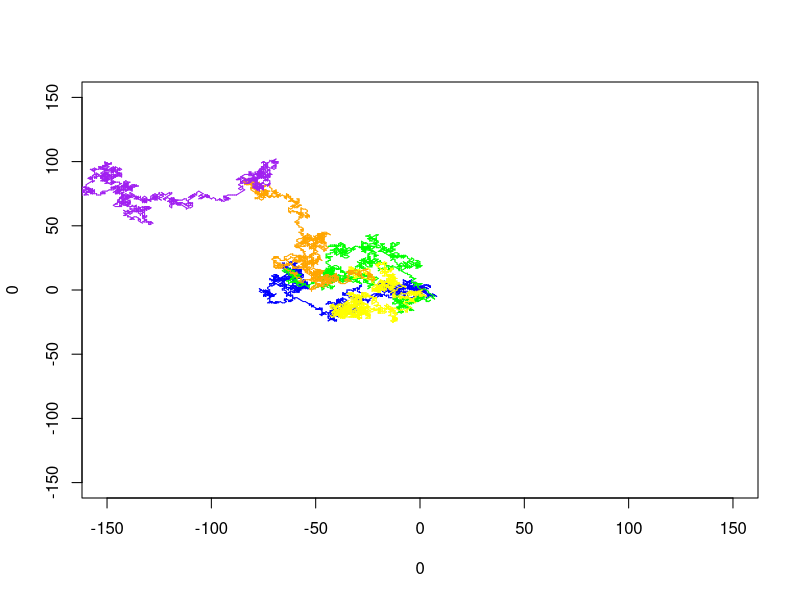

This figure's R source:
## ---- chunk 1
library(ggplot2)
## ---- chunk 2
options <- list(
    c(0, 0),
    c(1, 0),
    c(0, 1),
    c(-1, 0),
    c(0, -1),
    c(1, 1),
    c(-1, -1),
    c(-1, 1),
    c(1, -1)
)


simulate_random_walk <- function(k, n) {
    plot(0, 0, xlim = c(-150, 150), ylim = c(-150, 150), col = "red", pch = 19)
    state <- k
    counter <- 0
    color <- "blue"

    for (i in 1:n) {
        if (i == 0.2 * n) {
            color <- "green"
        }
        if (i == 0.4 * n) {
            color <- "yellow"
        }
        if (i == 0.6 * n) {
            color <- "orange"
        }
        if (i == 0.8 * n) {
            color <- "purple"
        }

        move <- sample(options, 1)[[1]]
        state_old <- state
        state <- state + move
        lines(c(state[1], state_old[1]), c(state[2], state_old[2]), col = color)

        if (state[1] == 0 & state[2] == 0) {
            counter <- counter + 1
        }
    }
    cat("Walked back home", counter, "times")
}
## ---- chunk 3
k <- c(0, 0)
n <- 10000

simulate_random_walk(k, n)
